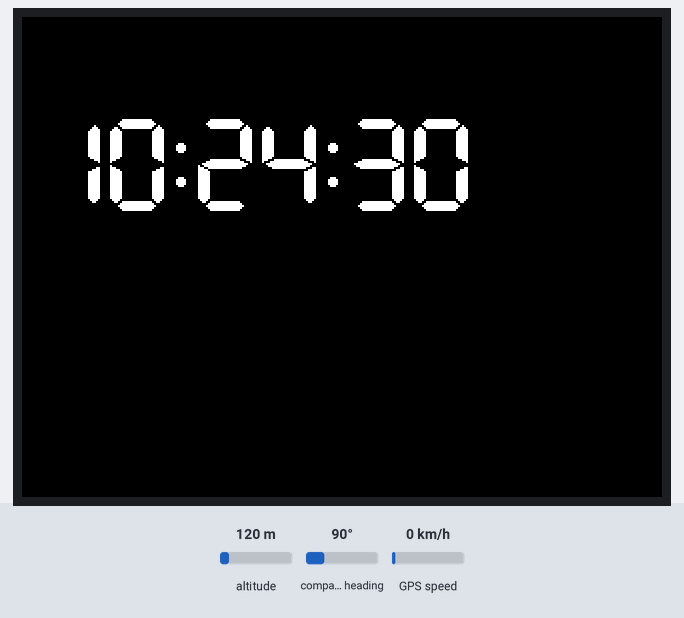
Bench run of a sketch on a simulated ESP32. On the bench: 320×240 colour display. The inputs (shaded band) are chosen by the test bench; at power-on: altitude 120 m, compass heading 90°, GPS speed 0 km/h. The GPS gets a fix after 3 s at 37.7749, -122.4194 with 8 satellites.

Above: at 0.4 s.
At 4.4 s:
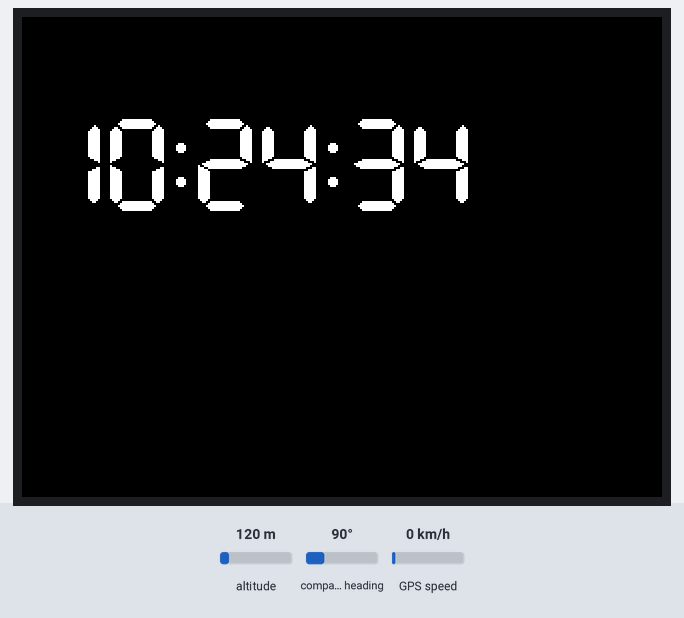
At 9.4 s:
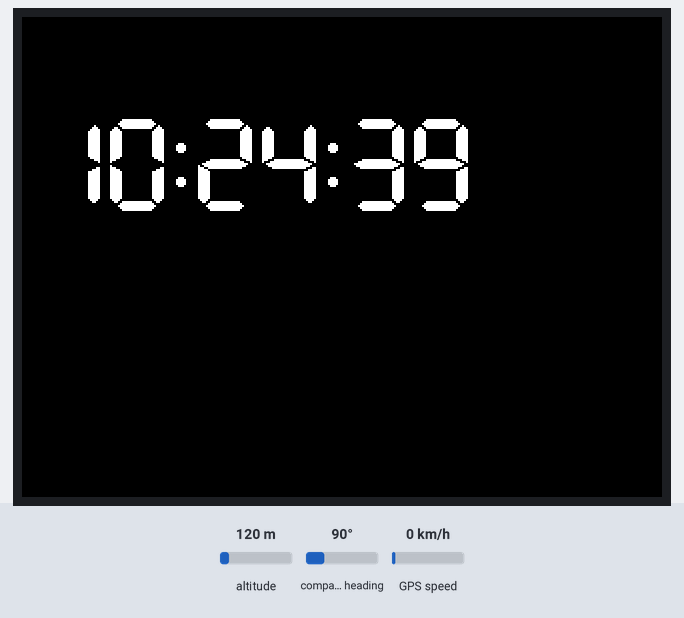
At 19.4 s:
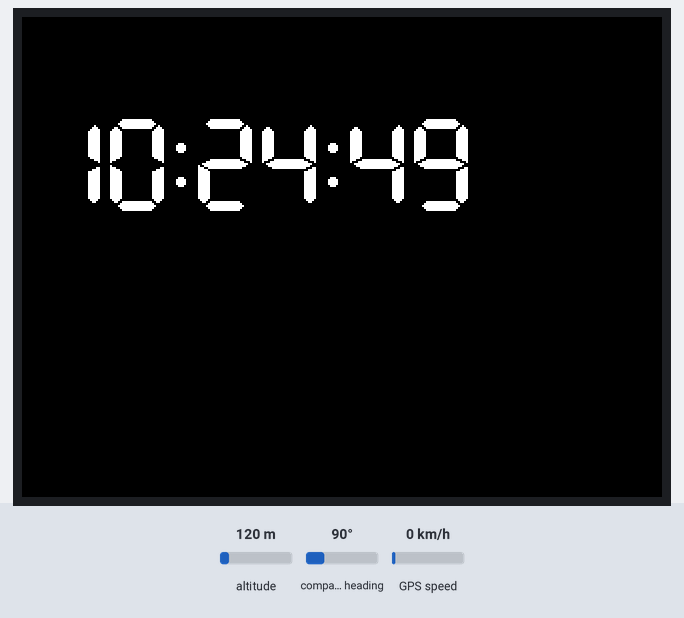
At 28.4 s:
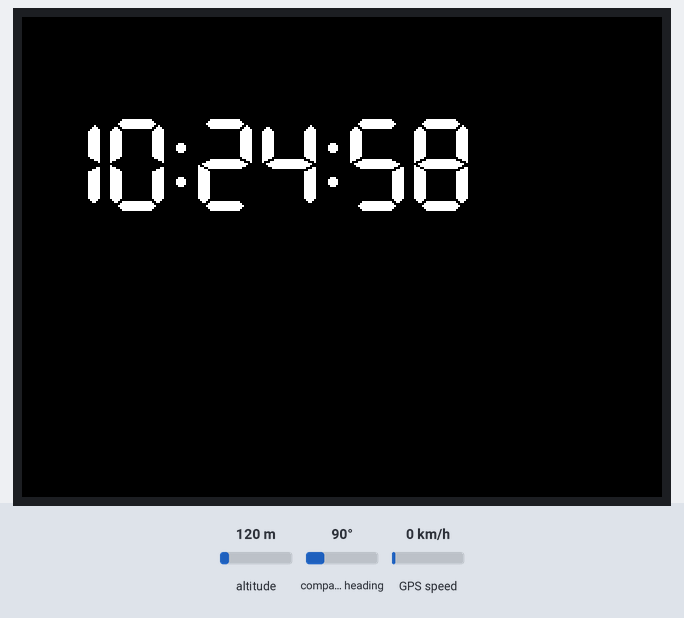
At 38.4 s:
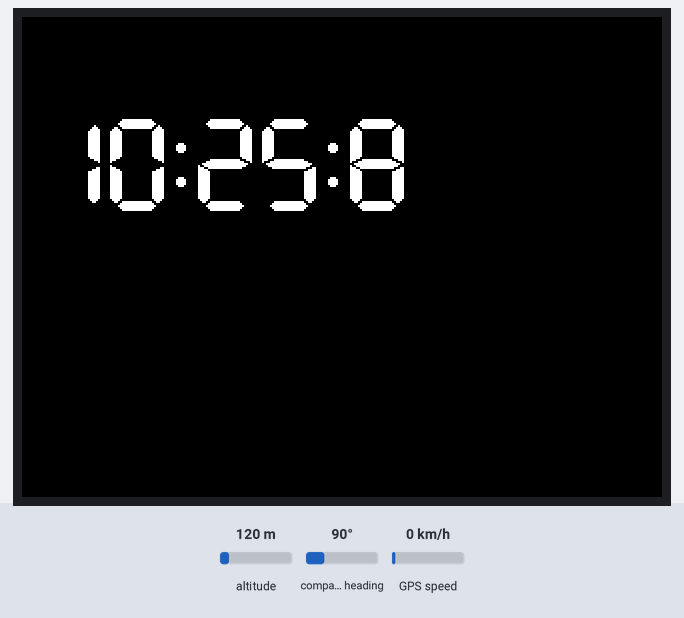

The sketch:

GPS_CLOCK_step7.ino
```cpp
// (licence header left out)
#include <TFT_eSPI.h>                              // https://github.com/Bodmer/TFT_eSPI
#include <TimeLib.h>                               // https://github.com/PaulStoffregen/Time
#include <TinyGPS++.h>                             // https://github.com/mikalhart/TinyGPSPlus

TFT_eSPI tft = TFT_eSPI();                         // display object
TinyGPSPlus gps;                                   // gps object

void syncWithGPS() {                               // set Arduino time from GPS
  if (!gps.time.isValid()) return;                 // continue only if valid data present
  if (gps.time.age()>1000) return;                 // dont use stale data
  int h = gps.time.hour();                         // get hour value
  int m = gps.time.minute();                       // get minute value
  int s = gps.time.second();                       // get second value
  int d = gps.date.day();                          // get day
  int mo= gps.date.month();                        // get month
  int y = gps.date.year();                         // get year
  setTime(h,m,s,d,mo,y);                           // set the system time
}

void displayTime() {
  int x=10, y=50, f=7;                             // screen position & font
  tft.fillRect(x,y,250,60,TFT_BLACK);              // erase old time
  x+= tft.drawNumber(hour(),x,y,f);                // hours
  x+= tft.drawChar(':',x,y,f);                     // hour:min separator
  x+= tft.drawNumber(minute(),x,y,f);              // show minutes
  x+= tft.drawChar(':',x,y,f);                     // show ":"
  x+= tft.drawNumber(second(),x,y,f);              // show seconds
}

void setup() {
  tft.init();
  tft.setRotation(1);                              // portrait screen orientation
  tft.fillScreen(TFT_BLACK);                       // start with blank display
  Serial1.begin(9600);                             // set baud rate of incoming data
}

void loop() {
  if (Serial1.available()) {                       // if a character is ready to read...
    char c = Serial1.read();                       // get the character
    gps.encode(c);                                 // and feed it to the GPS parser.
    if (gps.time.isUpdated()) {                    // Wait until time has been updated
      syncWithGPS();                               // set Arduino time according to GPS
      displayTime();                               // and display the time
    }
  }
}
```

Measured:
- what the display in image 0 shows lasts 1.0 s, from 0.3 s to 1.3 s
